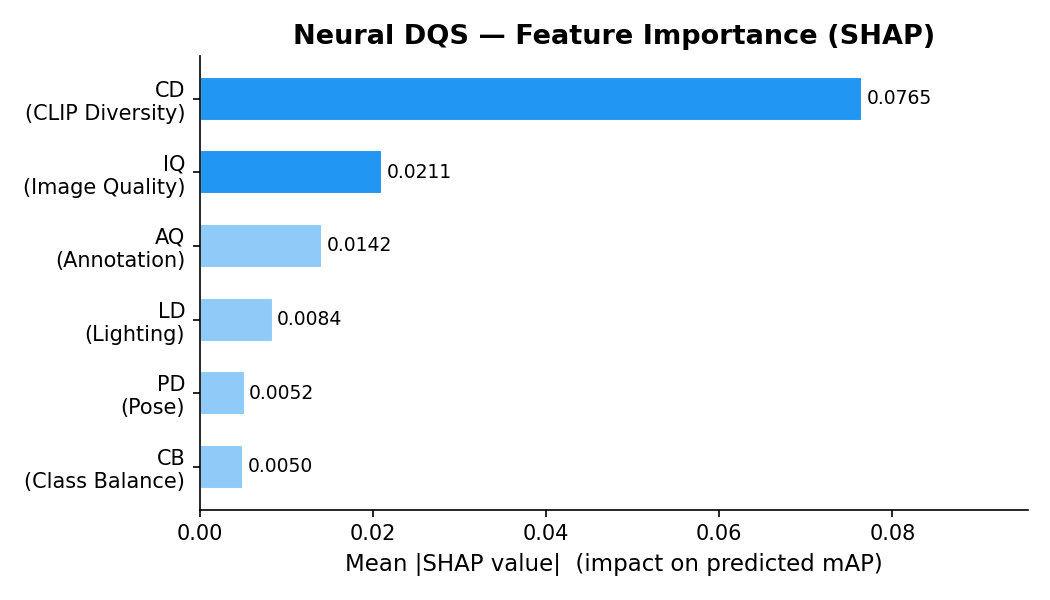
#> input picture dqs_shap.png, 1050 x 600 px; its folder holds only this picture in this run
$ python -i cleaning_pipeline.py   (imports and definitions only)   (older library calls are emulated)
#> lines starting #> are read from the running program, lines starting #| are printed output that depends on the picture
import os
import logging
from pathlib import Path
from dataclasses import dataclass, field

import cv2
import numpy as np
from PIL import Image

logger = logging.getLogger(__name__)

# Default thresholds
BLUR_THRESHOLD = 100.0      # Laplacian variance; below = blurry
DARK_THRESHOLD = 20.0       # Mean pixel value (0-255); below = too dark
BRIGHT_THRESHOLD = 0.98     # Fraction of pixels > 250; above = overexposed
MIN_DIMENSION = 64          # Minimum width or height in pixels


@dataclass
class ImageQualityReport:
    path: str
    blur_score: float
    brightness_mean: float
    overexposed_ratio: float
    width: int
    height: int
    is_blurry: bool
    is_dark: bool
    is_overexposed: bool
    is_too_small: bool

    @property
    def is_clean(self) -> bool:
        return not (self.is_blurry or self.is_dark or self.is_overexposed or self.is_too_small)

    # [12 lines left out: function rejection_reason, not called in this run]


def analyze_image(
    image_path: str,
    blur_threshold: float = BLUR_THRESHOLD,
    dark_threshold: float = DARK_THRESHOLD,
    bright_threshold: float = BRIGHT_THRESHOLD,
    min_dimension: int = MIN_DIMENSION,
) -> ImageQualityReport:
    """Compute quality metrics for a single image."""
#> called with image_path = '../../dqs_shap.png', blur_threshold = 100, dark_threshold = 20, bright_threshold = 0.98, min_dimension = 64
    img_bgr = cv2.imread(image_path)
#> img_bgr is the input picture: shape (600, 1050, 3); mean B, G, R 247.3, 241.3, 233.7
    if img_bgr is None:
        return ImageQualityReport(
            path=image_path, blur_score=0, brightness_mean=0,
            overexposed_ratio=0, width=0, height=0,
            is_blurry=True, is_dark=True, is_overexposed=False, is_too_small=True
        )

    h, w = img_bgr.shape[:2]
#> h = 600; w = 1050
    gray = cv2.cvtColor(img_bgr, cv2.COLOR_BGR2GRAY)
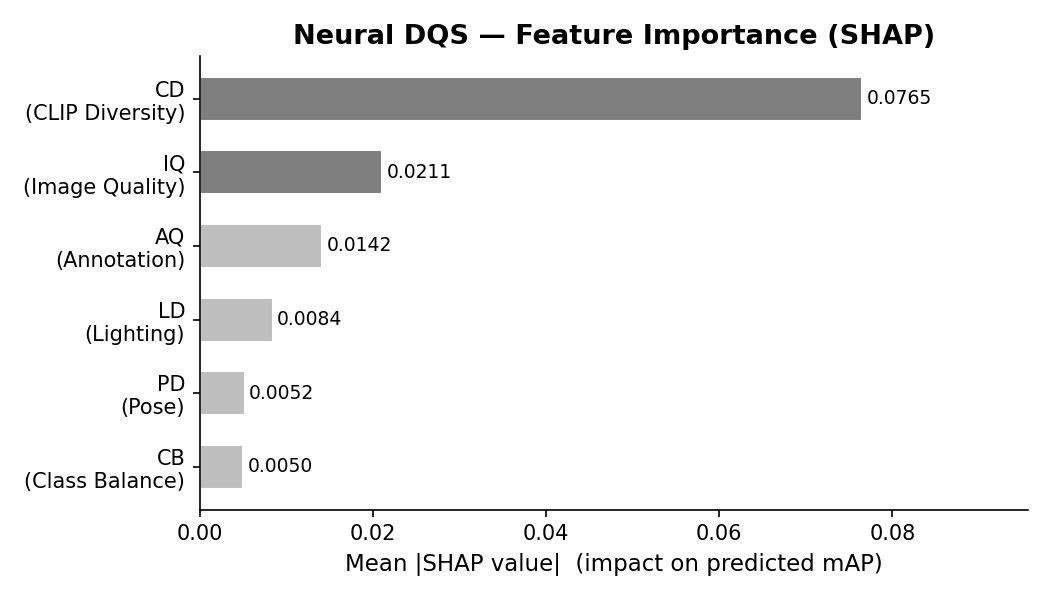
#> gray: shape (600, 1050); min 0, max 255, mean 239.7

    # Blur: Laplacian variance
    blur_score = float(cv2.Laplacian(gray, cv2.CV_64F).var())
#> blur_score = 2576.2

    # Brightness: mean of V channel in HSV
    hsv = cv2.cvtColor(img_bgr, cv2.COLOR_BGR2HSV)
#> hsv: shape (600, 1050, 3); mean H, S, V 7.7, 14.3, 247.3
    brightness_mean = float(hsv[:, :, 2].mean())
#> brightness_mean = 247.3

    # Overexposure: fraction of pixels with V > 250
    overexposed_ratio = float((hsv[:, :, 2] > 250).mean())
#> overexposed_ratio = 0.889

    return ImageQualityReport(
        path=image_path,
        blur_score=blur_score,
        brightness_mean=brightness_mean,
        overexposed_ratio=overexposed_ratio,
        width=w,
        height=h,
        is_blurry=blur_score < blur_threshold,
        is_dark=brightness_mean < dark_threshold,
        is_overexposed=overexposed_ratio > bright_threshold,
        is_too_small=(w < min_dimension or h < min_dimension),
    )


@dataclass
class CleaningReport:
    total: int
    kept: int
    removed: int
    removed_blurry: int = 0
    removed_dark: int = 0
    removed_overexposed: int = 0
    removed_too_small: int = 0
    reports: list[ImageQualityReport] = field(default_factory=list)


# [60 lines left out: function clean_dataset, not called in this run]

>>> result = analyze_image('../../dqs_shap.png')
